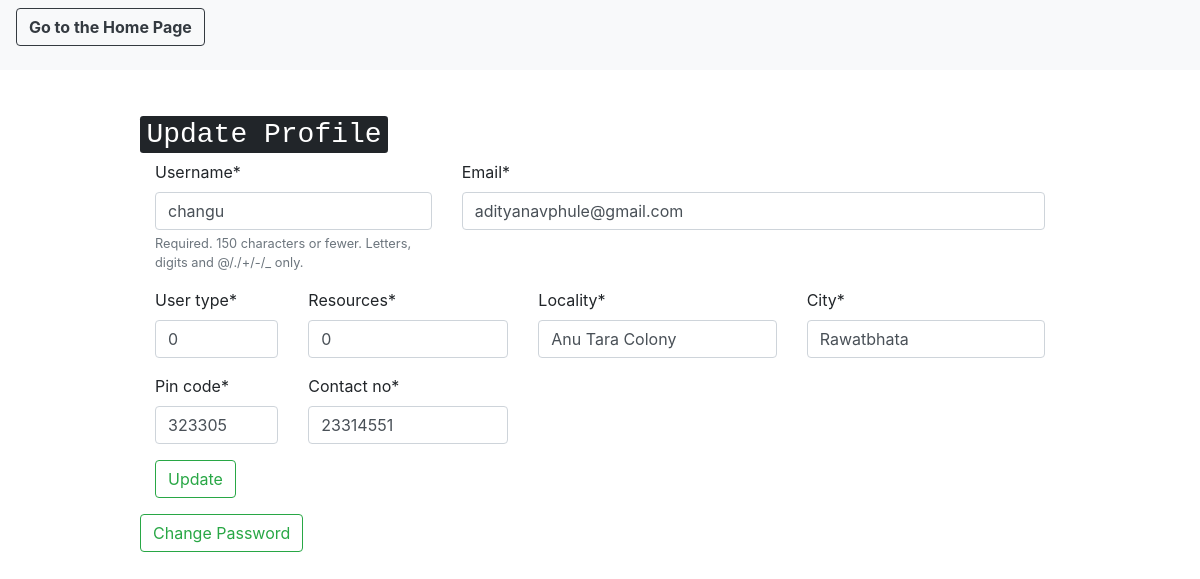
Before: /users/edit/ (signed in) with the older database file.
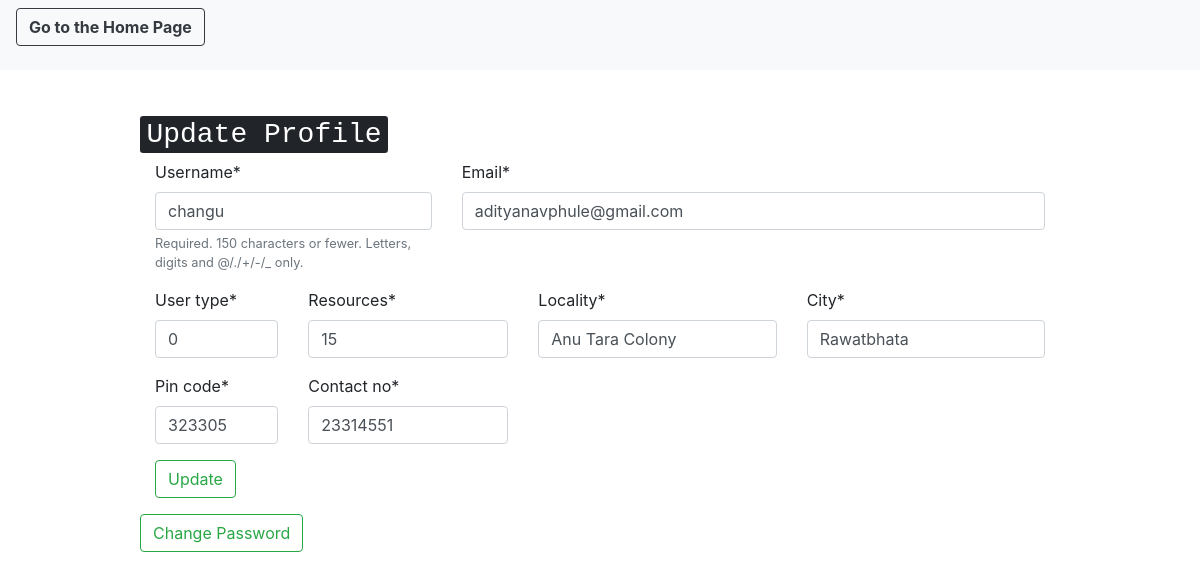
After: the same page with the newer database file.
### customUser/models.py (models this page shows, shortened)
class CustomUser(AbstractUser):
    pin_code = models.IntegerField(null = True)
    contact_no = models.IntegerField(null = True)
    resources = models.IntegerField(null = True) # no. of persons avability/requirement
    locality = models.CharField(max_length = 100)
    city = models.CharField(max_length = 50)
    """CHOICES=[('0','Donor'),
                     ('1','Reciever')]"""
    user_type = models.IntegerField(null = True) # 0 - Donor 1 - Reciever
    email = models.EmailField(unique=True)

### customUser/views.py (the view)
# urls.py: path('edit/', views.edit_profile, name = 'edit_profile'),
@login_required(login_url="/users/login")
def edit_profile(request):
	if request.method == "POST":
		form = CustomUserChangeForm(request.POST, instance = request.user)
		if form.is_valid():
			form.save()
			return redirect('home')
		else:
			return HttpResponse('something is not right! (look again at the code)')
	elif request.method == "GET":
		form = CustomUserChangeForm(instance = request.user)
		context = {'form' : form }
		return render(request, 'edit_form.html', context)

### customUser/forms.py
class CustomUserChangeForm(UserChangeForm):
    class Meta:
        model = CustomUser
        fields = ('username', 'email', 'user_type', 'resources', 'locality', 'city', 'pin_code', 'contact_no')

### templates/edit_form.html (shortened to what this page needs)
{% extends 'base.html' %}
{% load crispy_forms_tags %}
{% block navigation %}
<form method = "post" action = "{% url 'homePage' %}">
    <button type = "submit" class = "btn btn-outline-dark navbar-btn"><strong>  Go to the Home Page </strong> </button>
  </form>
{% endblock %}
{% block content %}
<h2> <kbd> Update Profile </kbd> </h2>
<div class = "container">
<form method = "post">
	<div class = "row">
		<div class = "col-4">
			{{ form.username | as_crispy_field }}
		</div>
		<div class = "col">
			{{ form.email | as_crispy_field }}
		</div>
	</div>
	<div class = "row">
		<div class = "col-2">
			{{form.user_type | as_crispy_field}}
		</div>
		<div class = "col-3">
			{{form.resources | as_crispy_field}}
		</div>
		<div class = "col">
			{{form.locality | as_crispy_field}}
		</div>
		<div class = "col">
			{{form.city | as_crispy_field}}
		</div>
	</div>
	<div class = "row">
		<div class = "col-2">
			{{form.pin_code | as_crispy_field}}
		</div>
		<div class = "col-3">
			{{form.contact_no | as_crispy_field}}
		</div>
	</div>
	<button type = "submit" class = "btn btn-outline-success"> Update </button>
</form>
</div>
<form method = "post" action = "{% url 'password_reset' %}">
	<button type = "submit" class = "btn btn-outline-success"> Change Password </button>
</form>
{% endblock %}

Changed rows visible on the page:
changed CustomUser "changu": resources "0" → "15"
